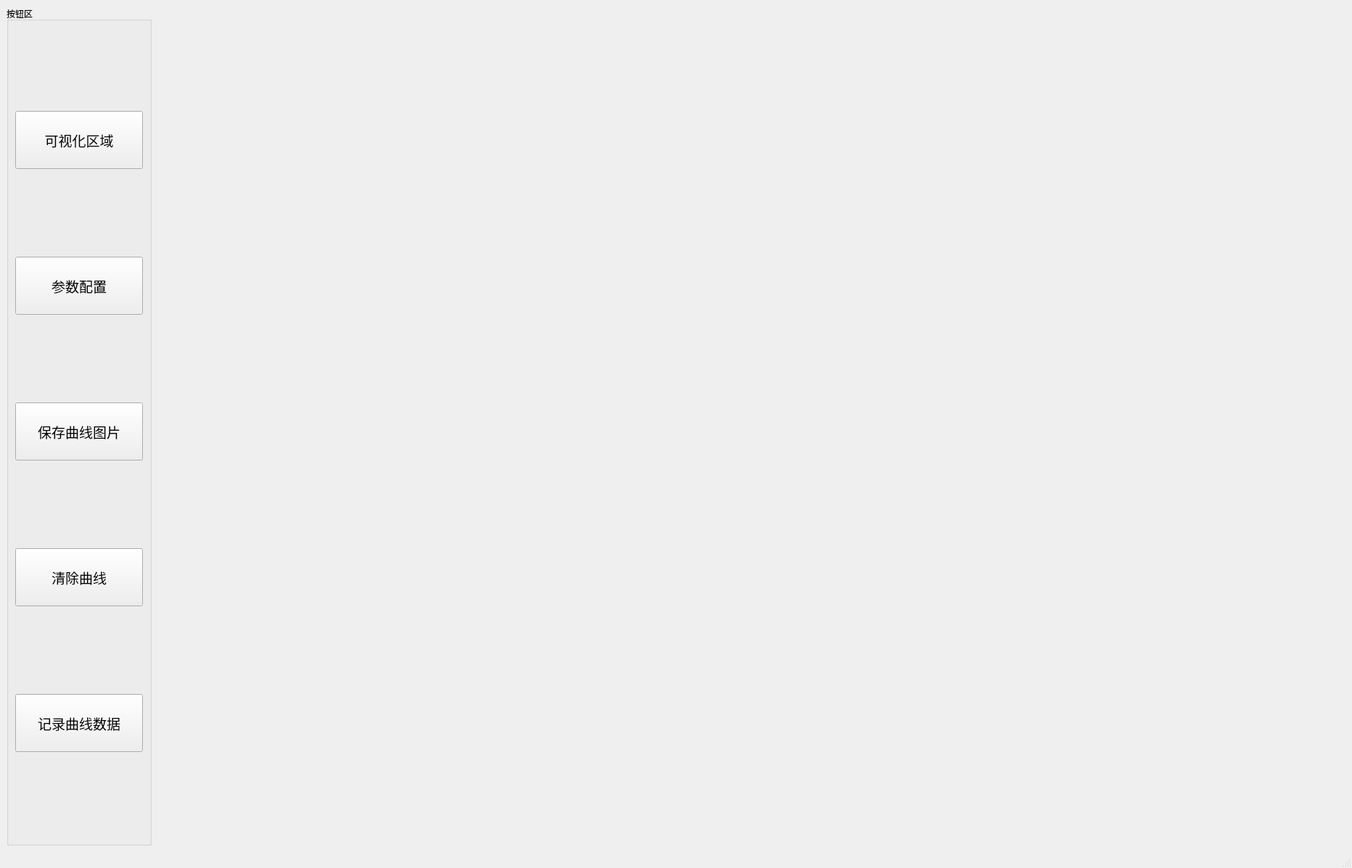
<?xml version="1.0" encoding="UTF-8"?>
<ui version="4.0">
 <class>MainWindow</class>
 <widget class="QMainWindow" name="MainWindow">
  <property name="geometry">
   <rect>
    <x>0</x>
    <y>0</y>
    <width>1864</width>
    <height>1197</height>
   </rect>
  </property>
  <property name="windowTitle">
   <string>MainWindow</string>
  </property>
  <widget class="QWidget" name="centralwidget">
   <layout class="QHBoxLayout" name="horizontalLayout" stretch="1,7,4">
    <item>
     <widget class="QGroupBox" name="groupBox">
      <property name="sizePolicy">
       <sizepolicy hsizetype="Fixed" vsizetype="Preferred">
        <horstretch>0</horstretch>
        <verstretch>0</verstretch>
       </sizepolicy>
      </property>
      <property name="minimumSize">
       <size>
        <width>200</width>
        <height>0</height>
       </size>
      </property>
      <property name="title">
       <string>按钮区</string>
      </property>
      <layout class="QGridLayout" name="gridLayout">
       <item row="0" column="0">
        <widget class="QPushButton" name="pushButton_2">
         <property name="maximumSize">
          <size>
           <width>16777215</width>
           <height>80</height>
          </size>
         </property>
         <property name="font">
          <font>
           <pointsize>14</pointsize>
          </font>
         </property>
         <property name="text">
          <string>可视化区域</string>
         </property>
        </widget>
       </item>
       <item row="5" column="0">
        <widget class="QPushButton" name="ClearButton">
         <property name="sizePolicy">
          <sizepolicy hsizetype="Minimum" vsizetype="Minimum">
           <horstretch>0</horstretch>
           <verstretch>0</verstretch>
          </sizepolicy>
         </property>
         <property name="maximumSize">
          <size>
           <width>16777215</width>
           <height>80</height>
          </size>
         </property>
         <property name="font">
          <font>
           <pointsize>14</pointsize>
          </font>
         </property>
         <property name="text">
          <string>清除曲线</string>
         </property>
        </widget>
       </item>
       <item row="1" column="0">
        <widget class="QPushButton" name="pushButton_3">
         <property name="maximumSize">
          <size>
           <width>16777215</width>
           <height>80</height>
          </size>
         </property>
         <property name="font">
          <font>
           <pointsize>14</pointsize>
          </font>
         </property>
         <property name="text">
          <string>参数配置</string>
         </property>
        </widget>
       </item>
       <item row="6" column="0">
        <widget class="QPushButton" name="SaveDataButton">
         <property name="maximumSize">
          <size>
           <width>16777215</width>
           <height>80</height>
          </size>
         </property>
         <property name="font">
          <font>
           <pointsize>14</pointsize>
          </font>
         </property>
         <property name="text">
          <string>记录曲线数据</string>
         </property>
        </widget>
       </item>
       <item row="2" column="0">
        <layout class="QVBoxLayout" name="verticalLayout_2"/>
       </item>
       <item row="4" column="0">
        <widget class="QPushButton" name="SaveButton">
         <property name="sizePolicy">
          <sizepolicy hsizetype="Minimum" vsizetype="Minimum">
           <horstretch>0</horstretch>
           <verstretch>0</verstretch>
          </sizepolicy>
         </property>
         <property name="minimumSize">
          <size>
           <width>0</width>
           <height>0</height>
          </size>
         </property>
         <property name="maximumSize">
          <size>
           <width>16777215</width>
           <height>80</height>
          </size>
         </property>
         <property name="font">
          <font>
           <pointsize>14</pointsize>
          </font>
         </property>
         <property name="text">
          <string>保存曲线图片</string>
         </property>
        </widget>
       </item>
      </layout>
     </widget>
    </item>
    <item>
     <widget class="QWidget" name="widget" native="true">
      <property name="whatsThis">
       <string/>
      </property>
      <layout class="QGridLayout" name="gridLayout_2">
       <item row="0" column="0">
        <layout class="QVBoxLayout" name="verticalLayout">
         <item>
          <layout class="QHBoxLayout" name="horizontalLayout_4">
           <item>
            <widget class="QCustomPlot" name="customPlot" native="true">
             <layout class="QHBoxLayout" name="horizontalLayout_3"/>
            </widget>
           </item>
           <item>
            <widget class="QCustomPlot" name="customPlot0" native="true"/>
           </item>
          </layout>
         </item>
         <item>
          <layout class="QHBoxLayout" name="horizontalLayout_2">
           <item>
            <widget class="QCustomPlot" name="customPlot1" native="true"/>
           </item>
           <item>
            <widget class="QCustomPlot" name="customPlot2" native="true"/>
           </item>
          </layout>
         </item>
        </layout>
       </item>
      </layout>
     </widget>
    </item>
    <item>
     <layout class="QVBoxLayout" name="verticalLayout_5"/>
    </item>
   </layout>
  </widget>
  <widget class="QMenuBar" name="menubar">
   <property name="geometry">
    <rect>
     <x>0</x>
     <y>0</y>
     <width>1864</width>
     <height>28</height>
    </rect>
   </property>
  </widget>
  <widget class="QStatusBar" name="statusbar"/>
 </widget>
 <customwidgets>
  <customwidget>
   <class>QCustomPlot</class>
   <extends>QWidget</extends>
   <header>qcustomplot.h</header>
   <container>1</container>
  </customwidget>
 </customwidgets>
 <resources/>
 <connections/>
</ui>
